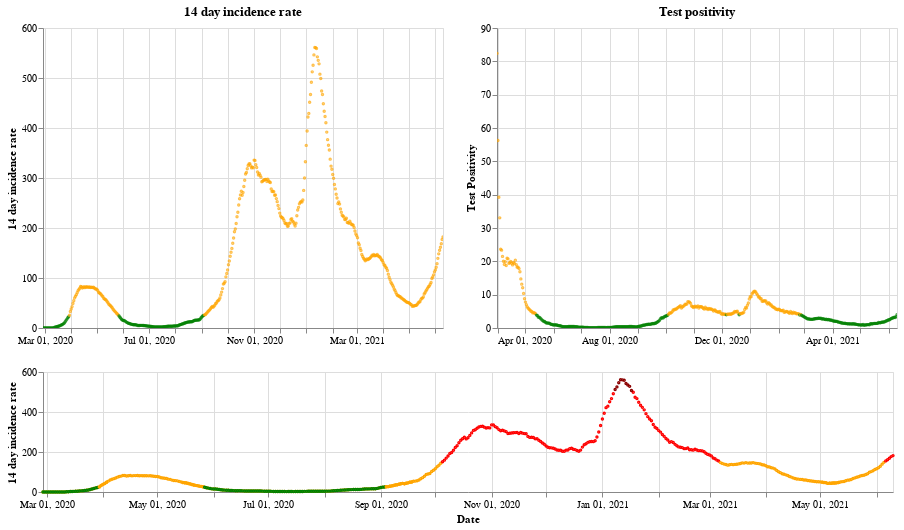

Notebook source saved alongside this figure:
### Markdown cell above
## Scotland

### Code cell
plot_traffic_light('Scotland')

### Figure 1 — Vega-Lite specification as saved in the notebook (floating-point values rounded to 4 significant figures; data arrays with more than 128 entries replaced by an {"elided": "..."} marker saying what was removed)
{"config": {"view": {"continuousWidth": 400, "continuousHeight": 300}}, "vconcat": [{"hconcat": [{"mark": {"type": "point", "size": 2}, "encoding": {"color": {"condition": {"value": "green", "test": "(datum.twoWeeklyCasesRate <= 25)"}, "value": "orange"}, "tooltip": [{"type": "nominal", "field": "areaName"}, {"type": "temporal", "field": "date"}, {"type": "quantitative", "field": "twoWeeklyCasesRate"}, {"type": "quantitative", "field": "testPositivity"}], "x": {"type": "temporal", "axis": {"title": ""}, "field": "date", "scale": {"domain": {"selection": "DateBrush"}}, "timeUnit": "yearmonthdate"}, "y": {"type": "quantitative", "axis": {"title": "14 day incidence rate"}, "field": "twoWeeklyCasesRate"}}, "title": "14 day incidence rate", "width": 400}, {"mark": {"type": "point", "size": 2}, "encoding": {"color": {"condition": {"value": "green", "test": "(datum.testPositivity <= 4)"}, "value": "orange"}, "tooltip": [{"type": "nominal", "field": "areaName"}, {"type": "temporal", "field": "date"}, {"type": "quantitative", "field": "twoWeeklyCasesRate"}, {"type": "quantitative", "field": "testPositivity"}], "x": {"type": "temporal", "axis": {"title": ""}, "field": "date", "scale": {"domain": {"selection": "DateBrush"}}, "timeUnit": "yearmonthdate"}, "y": {"type": "quantitative", "axis": {"title": "Test Positivity"}, "field": "testPositivity"}}, "title": "Test positivity", "width": 400}]}, {"layer": [{"mark": {"type": "point", "size": 2}, "encoding": {"color": {"condition": {"value": "orange", "test": "((50 && datum.twoWeeklyCasesRate) < 150)"}, "value": "red"}, "opacity": {"condition": {"value": 1, "test": "((50 && datum.twoWeeklyCasesRate) < 500)"}, "value": 0}, "tooltip": [{"type": "nominal", "field": "areaName"}, {"type": "temporal", "field": "date"}, {"type": "quantitative", "field": "twoWeeklyCasesRate"}, {"type": "quantitative", "field": "testPositivity"}], "x": {"type": "temporal", "axis": {"title": "Date"}, "field": "date", "timeUnit": "yearmonthdate"}, "y": {"type": "quantitative", "axis": {"title": "14 day incidence rate"}, "field": "twoWeeklyCasesRate"}}, "selection": {"DateBrush": {"type": "interval", "encodings": ["x"], "fields": ["Time"]}}, "width": 850}, {"mark": {"type": "point", "size": 2}, "encoding": {"color": {"value": "darkred"}, "opacity": {"condition": {"value": 1, "test": "(datum.twoWeeklyCasesRate >= 500)"}, "value": 0}, "tooltip": [{"type": "nominal", "field": "areaName"}, {"type": "temporal", "field": "date"}, {"type": "quantitative", "field": "twoWeeklyCasesRate"}, {"type": "quantitative", "field": "testPositivity"}], "x": {"type": "temporal", "axis": {"title": "Date"}, "field": "date", "timeUnit": "yearmonthdate"}, "y": {"type": "quantitative", "axis": {"title": "14 day incidence rate"}, "field": "twoWeeklyCasesRate"}}, "width": 400}, {"mark": {"type": "point", "size": 2}, "encoding": {"color": {"condition": {"value": "green", "test": "((4 && datum.twoWeeklyCasesRate) < 25)"}, "value": "orange"}, "opacity": {"condition": {"value": 1, "test": "(datum.twoWeeklyCasesRate < 50)"}, "value": 0}, "tooltip": [{"type": "nominal", "field": "areaName"}, {"type": "temporal", "field": "date"}, {"type": "quantitative", "field": "twoWeeklyCasesRate"}, {"type": "quantitative", "field": "testPositivity"}], "x": {"type": "temporal", "axis": {"title": "Date"}, "field": "date", "timeUnit": "yearmonthdate"}, "y": {"type": "quantitative", "axis": {"title": "14 day incidence rate"}, "field": "twoWeeklyCasesRate"}}, "width": 400}], "height": 120, "width": 800}], "data": {"name": "data-18f473af7e22d01809a2a49a95d4ee70"}, "$schema": "https://vega.github.io/schema/vega-lite/v4.8.1.json", "datasets": {"data-18f473af7e22d01809a2a49a95d4ee70": {"elided": "469 records"}}}
